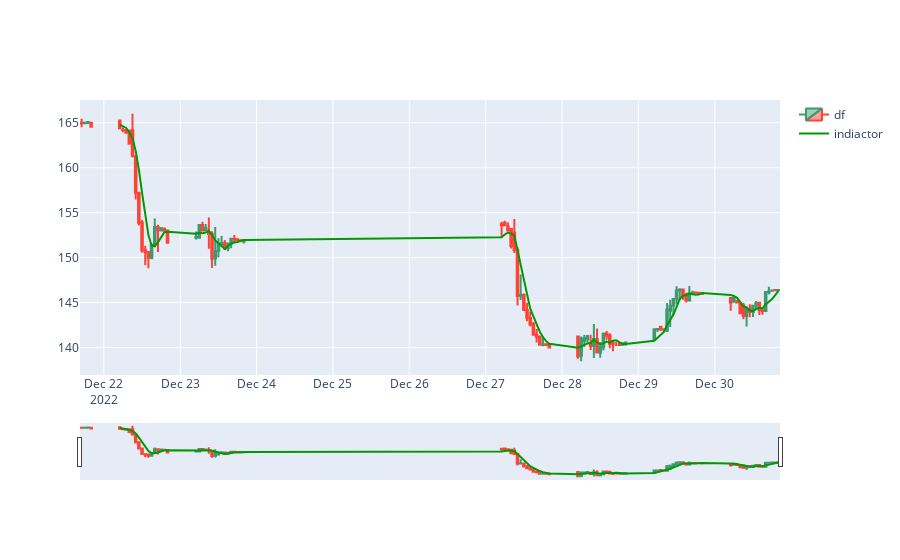

Write notebook code for a chart like this one.
### Code cell
strategy.plot_candlestick()
